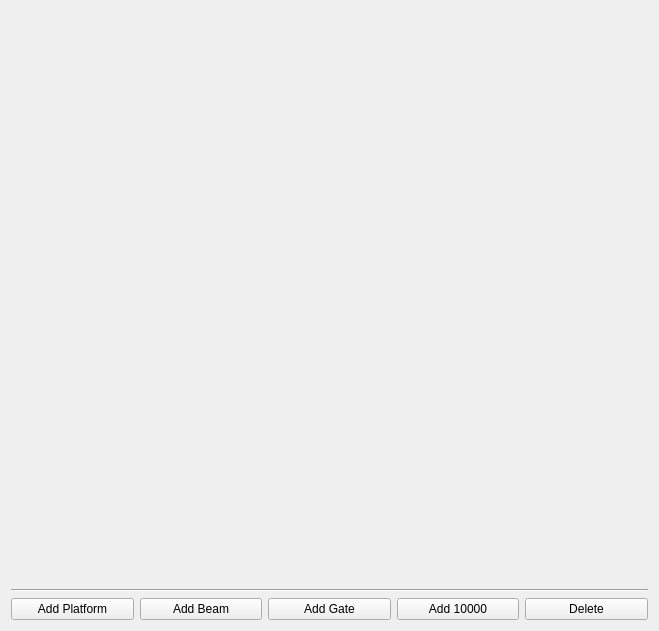
<?xml version="1.0" encoding="UTF-8"?>
<ui version="4.0">
 <class>MainWindow</class>
 <widget class="QWidget" name="MainWindow">
  <property name="geometry">
   <rect>
    <x>0</x>
    <y>0</y>
    <width>659</width>
    <height>631</height>
   </rect>
  </property>
  <property name="windowTitle">
   <string>Entity View Tester</string>
  </property>
  <layout class="QVBoxLayout" name="verticalLayout">
   <item>
    <layout class="QHBoxLayout" name="horizontalLayout_3">
     <item>
      <layout class="QHBoxLayout" name="horizontalLayout"/>
     </item>
     <item>
      <widget class="simQt::EntityTreeComposite" name="entityTreeComposite">
       <property name="sizePolicy">
        <sizepolicy hsizetype="Expanding" vsizetype="Expanding">
         <horstretch>0</horstretch>
         <verstretch>0</verstretch>
        </sizepolicy>
       </property>
      </widget>
     </item>
    </layout>
   </item>
   <item>
    <widget class="Line" name="line">
     <property name="orientation">
      <enum>Qt::Horizontal</enum>
     </property>
    </widget>
   </item>
   <item>
    <layout class="QHBoxLayout" name="horizontalLayout_2">
     <item>
      <widget class="QPushButton" name="platformButton">
       <property name="text">
        <string>Add Platform</string>
       </property>
      </widget>
     </item>
     <item>
      <widget class="QPushButton" name="beamButton">
       <property name="text">
        <string>Add Beam</string>
       </property>
      </widget>
     </item>
     <item>
      <widget class="QPushButton" name="gateButton">
       <property name="text">
        <string>Add Gate</string>
       </property>
      </widget>
     </item>
     <item>
      <widget class="QPushButton" name="testButton">
       <property name="text">
        <string>Add 10000</string>
       </property>
      </widget>
     </item>
     <item>
      <widget class="QPushButton" name="deleteButton">
       <property name="toolTip">
        <string>Delete the selected entity(s)</string>
       </property>
       <property name="text">
        <string>Delete</string>
       </property>
      </widget>
     </item>
    </layout>
   </item>
  </layout>
 </widget>
 <customwidgets>
  <customwidget>
   <class>simQt::EntityTreeComposite</class>
   <extends>QWidget</extends>
   <header>simQt/EntityTreeComposite.h</header>
   <container>1</container>
  </customwidget>
 </customwidgets>
 <connections/>
</ui>
